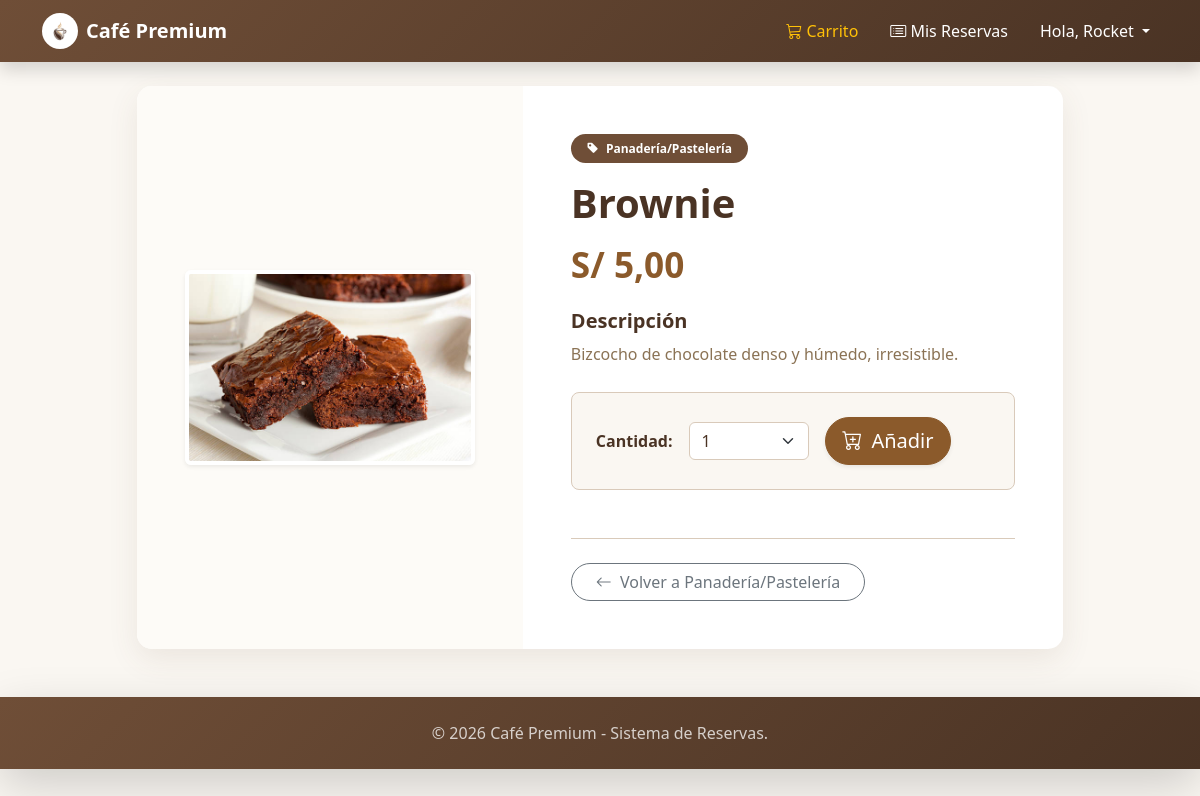
The page /tienda/7/brownie/ (signed in) on the database its author committed.
### mitienda/models.py (models this page shows, shortened)
class Product(models.Model):
    category = models.ForeignKey(Category,
                                 related_name='products',
                                 on_delete=models.CASCADE)
    name = models.CharField(max_length=200)
    slug = models.SlugField(max_length=200)
    image = models.ImageField(upload_to='',
                              blank=True)
    description = models.TextField(blank=True)
    price = models.DecimalField(max_digits=5,
                                decimal_places=2)
    stock = models.PositiveIntegerField(default=0)
    available = models.BooleanField(default=True)
    created = models.DateTimeField(auto_now=True)
    updated = models.DateTimeField(auto_now_add=True)
    class Meta:
        ordering = ['name']

class Category(models.Model):
    name = models.CharField(max_length=200)
    slug = models.SlugField(max_length=200)
    class Meta:
        ordering = ['name']
        indexes = [
            models.Index(fields=['name'])
        ]
    def __str__(self):
        return self.name
    def get_absolute_url(self):
        return reverse('tienda:product_list_category',
                       args=[self.slug])

### mitienda/views.py (the view)
# urls.py: path('<int:id>/<slug:slug>/', views.product_detail, name='product_detail')
@login_required
def product_detail(request, id, slug):
    product = get_object_or_404(Product,
                                id = id,
                                slug = slug,
                                available = True)
    cart_product_form = CartAddProductForm()
    return render(request,
                  'tienda/products/detail.html',
                  {'product':product,
                   'cart_product_form':cart_product_form})

### cart/forms.py
class CartAddProductForm(forms.Form):
    cantidad = forms.TypedChoiceField(choices=PRODUCT_QUANTITY_CHOICES,
                                      coerce=int)
    override = forms.BooleanField(required=False,
                                  initial=False,
                                  widget=forms.HiddenInput)

### mitienda/templates/tienda/products/detail.html (shortened to what this page needs)
{% extends "base.html" %}
{% load static %}
{% block content %}
  <div class="row justify-content-center mt-4 mb-5">
    <div class="col-md-10">
      <div class="card border-0" style="border-radius: 15px; box-shadow: 0 10px 30px rgba(111, 78, 55, 0.1);">
        <div class="row g-0">
          <div class="col-md-5 d-flex align-items-center p-4 p-md-5" style="background-color: #fdfbf7; border-top-left-radius: 15px; border-bottom-left-radius: 15px;">
            <img src="{% if product.image %}{{ product.image.url }}{% else %}{% static 'img/no_image.jpg' %}{% endif %}"
                 class="img-fluid rounded shadow-sm mx-auto d-block" alt="{{ product.name }}" style="max-height: 400px; object-fit: contain; border: 4px solid white;">
          </div>
          <div class="col-md-7">
            <div class="card-body p-4 p-md-5">
              <span class="badge rounded-pill mb-2 px-3 py-2" style="background-color: var(--coffee-light); color: white;"><i class="bi bi-tag-fill me-1"></i> {{ product.category }}</span>
              <h1 class="card-title mt-2 fw-bold" style="color: var(--coffee-dark);">{{ product.name }}</h1>
              <h2 class="mb-4 fw-bold mt-3" style="color: var(--caramel); font-size: 2.2rem;">S/ {{ product.price|floatformat:2 }}</h2>
              <div class="mb-4">
                <h5 class="fw-bold" style="color: var(--coffee-dark);">Descripción</h5>
                <p class="card-text" style="color: var(--text-muted); line-height: 1.7;">{{ product.description|linebreaksbr }}</p>
              </div>
              {% if product.stock > 0 %}
                <form action="{% url 'cart:cart_add' product.id %}" method="post" class="mt-4 p-4 rounded-3" style="background-color: var(--cream-bg); border: 1px solid var(--border-color);">
                  <div class="row g-3 align-items-center">
                    <div class="col-sm-auto">
                      <label for="id_cantidad" class="col-form-label fw-bold" style="color: var(--coffee-dark);">Cantidad:</label>
                    </div>
                    <div class="col-sm-4 col-4">
                      {{ cart_product_form.cantidad }}
                    </div>
                    <div class="col-sm-auto col-8">
                      <button type="submit" class="btn btn-primary btn-lg rounded-pill shadow-sm w-100">
                        <i class="bi bi-cart-plus me-1"></i> Añadir
                      </button>
                    </div>
                  </div>
                </form>
              {% else %}
                <div class="alert alert-danger mt-4 d-inline-flex align-items-center rounded-pill px-4">
                  <i class="bi bi-x-circle-fill me-2 fs-5"></i> Agotado temporalmente
                </div>
              {% endif %}
              <div class="mt-5 border-top pt-4" style="border-color: var(--border-color) !important;">
                <a href="{{ product.category.get_absolute_url }}" class="btn btn-outline-secondary rounded-pill px-4">
                  <i class="bi bi-arrow-left me-1"></i> Volver a {{ product.category }}
                </a>
              </div>
            </div>
          </div>
        </div>
      </div>
    </div>
  </div>
{% endblock %}

### templates/base.html (shortened to what this page needs)
{% load static %}
<!DOCTYPE html>
<html lang="es">
<head>
    <link href="https://cdn.jsdelivr.net/npm/bootstrap@5.3.3/dist/css/bootstrap.min.css" rel="stylesheet">
    <link rel="stylesheet" href="https://cdn.jsdelivr.net/npm/bootstrap-icons@1.11.3/font/bootstrap-icons.min.css">
</head>
<body>
    <nav class="navbar navbar-expand-lg navbar-dark navbar-custom sticky-top shadow">
        <div class="container">
            <a class="navbar-brand fw-bold d-flex align-items-center" href="{% url 'tienda:product_list' %}">
                <img src="/media/logo.png" alt="Logo" width="36" height="36" class="me-2 rounded-circle bg-white p-1">
                Café Premium
            </a>
            <div class="collapse navbar-collapse" id="navbarNav">
                <ul class="navbar-nav ms-auto align-items-center">
                    <li class="nav-item me-3">
                        <a class="nav-link text-warning" href="{% url 'cart:cart_detail' %}">
                            <i class="bi bi-cart3"></i> Carrito
                        </a>
                    </li>
                    {% if request.user.is_authenticated %}
                    <li class="nav-item me-3">
                        <a class="nav-link text-white" href="{% url 'history' %}">
                            <i class="bi bi-card-list"></i> Mis Reservas
                        </a>
                    </li>
                    <li class="nav-item dropdown">
                        <a class="nav-link dropdown-toggle text-white" href="#" id="navbarDropdown" role="button" data-bs-toggle="dropdown" aria-expanded="false">
                            Hola, {{ request.user.first_name|default:request.user.username }}
                        </a>
                    </li>
                    {% endif %}
                </ul>
            </div>
        </div>
    </nav>
    <div class="container mt-4 mb-5">
        {% block content %}
        {% endblock %}
    </div>
    <footer class="navbar-custom text-white text-center py-4 mt-auto shadow-lg">
        <div class="container">
            <p class="mb-0 opacity-75">&copy; {% now "Y" %} Café Premium - Sistema de Reservas.</p>
        </div>
    </footer>
</body>
</html>

### templates/base.html (style rules this page uses)
:root { --coffee-dark: #4a3324; --coffee-light: #6f4e37; --caramel: #8b5a2b; --cream-bg: #faf7f2; --cream-card: #ffffff; --border-color: #d9caba; --text-dark: #3e2723; --text-muted: #8b7355; }
body { background-color: var(--cream-bg) !important; color: var(--text-dark); font-family: 'Segoe UI', system-ui, -apple-system, sans-serif; }
.btn-primary { background-color: var(--caramel) !important; border-color: var(--caramel) !important; color: white !important; transition: all 0.3s; }
.card { border-radius: 12px; border: 1px solid var(--border-color); background-color: var(--cream-card); box-shadow: 0 8px 24px rgba(111, 78, 55, 0.08); transition: transform 0.2s, box-shadow 0.2s; }
.navbar-custom { background: linear-gradient(135deg, var(--coffee-light) 0%, var(--coffee-dark) 100%); }

### rows shown on the page
Product: image (picture), category "Panadería/Pastelería", name "Brownie", price "5,00", description "Bizcocho de chocolate denso y húmedo, irresistible."

### other values the page prints
{{ request.user.first_name|default:request.user.username }} "Rocket"
